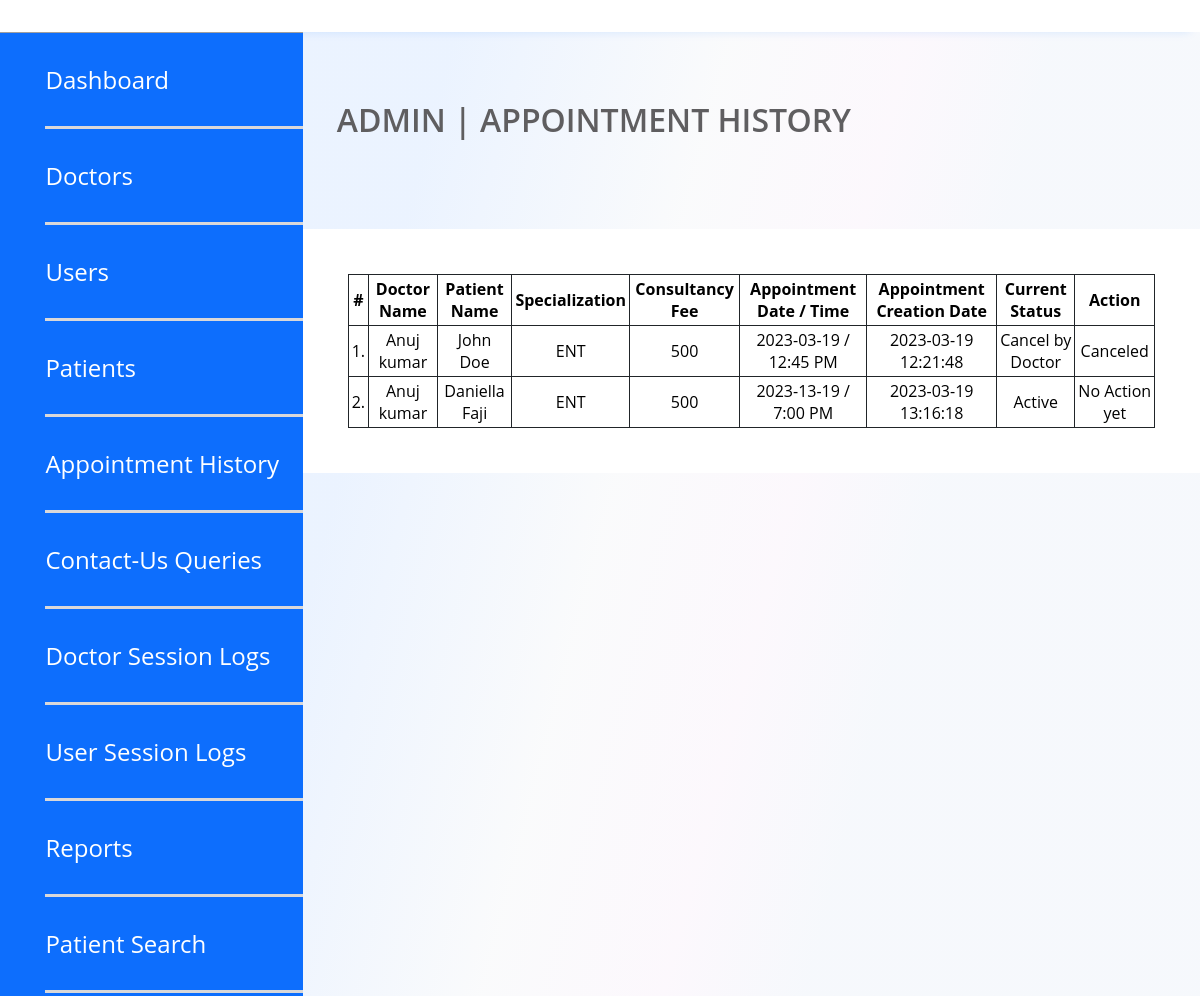
Screenshot of /pages/admin/appointment-history.php (signed in) with the database file from the repository.
### tables this page shows
CREATE TABLE `appointment` (
  `id` int(11) NOT NULL,
  `doctorSpecialization` varchar(255) DEFAULT NULL,
  `doctorId` int(11) DEFAULT NULL,
  `userId` int(11) DEFAULT NULL,
  `consultancyFees` int(11) DEFAULT NULL,
  `appointmentDate` varchar(255) DEFAULT NULL,
  `appointmentTime` varchar(255) DEFAULT NULL,
  `postingDate` timestamp NULL DEFAULT current_timestamp(),
  `userStatus` int(11) DEFAULT NULL,
  `doctorStatus` int(11) DEFAULT NULL,
  `updationDate` timestamp NULL DEFAULT NULL ON UPDATE current_timestamp()
);

CREATE TABLE `doctors` (
  `id` int(11) NOT NULL,
  `specilization` varchar(255) DEFAULT NULL,
  `doctorName` varchar(255) DEFAULT NULL,
  `address` longtext DEFAULT NULL,
  `docFees` varchar(255) DEFAULT NULL,
  `contactno` bigint(11) DEFAULT NULL,
  `docEmail` varchar(255) DEFAULT NULL,
  `password` varchar(255) DEFAULT NULL,
  `creationDate` timestamp NULL DEFAULT current_timestamp(),
  `updationDate` timestamp NULL DEFAULT NULL ON UPDATE current_timestamp()
);

CREATE TABLE `users` (
  `id` int(11) NOT NULL,
  `fullName` varchar(255) DEFAULT NULL,
  `address` longtext DEFAULT NULL,
  `city` varchar(255) DEFAULT NULL,
  `gender` varchar(255) DEFAULT NULL,
  `email` varchar(255) DEFAULT NULL,
  `password` varchar(255) DEFAULT NULL,
  `regDate` timestamp NULL DEFAULT current_timestamp(),
  `updationDate` timestamp NULL DEFAULT NULL ON UPDATE current_timestamp()
);

### pages/admin/appointment-history.php (the view, shortened to what this page needs)
<?php
include('include/config.php');
if(strlen($_SESSION['id']==0)) {
 header('location:logout.php');
  } else{
?>
<!DOCTYPE html>
<html lang="en">
	<head>
	<link rel="stylesheet" type="text/css" href="../../styles/style.css">
	</head>
	<body>
	<header>
		<div class="NavigationDash">
	</header>
	<section class="DashboardContainer">
	<aside class="PatientAside">
		<div>
			<a href="dashboard.php">Dashboard</a>
			<a href="doctors.php">Doctors</a>
			<a href="manage-users.php">Users</a>
			<a href="manage-patient.php">Patients</a>
			<a href="appointment-history.php">Appointment History</a>
			<a href="contactus-queries.php">Contact-Us Queries</a>
			<a href="doctor-logs.php">Doctor Session Logs</a>
			<a href="user-logs.php">User Session Logs</a>
			<a href="between-dates-reports.php">Reports</a>
			<a href="patient-search.php">Patient Search</a>
		</div>
	</aside>
	<main class="DashboardMain">
		<h1>ADMIN | APPOINTMENT HISTORY</h1>
		<section>
			<div style="overflow-x:auto; table-layout: fixed; width: 100%;">
			<table class="table table-hover" id="sample-table-1">
				<thead>
					<tr>
						<th class="center">#</th>
						<th class="hidden-xs">Doctor Name</th>
						<th>Patient Name</th>
						<th>Specialization</th>
						<th>Consultancy Fee</th>
						<th>Appointment Date / Time </th>
						<th>Appointment Creation Date  </th>
						<th>Current Status</th>
						<th>Action</th>
					</tr>
				</thead>
				<tbody>
				<?php
				$sql=mysqli_query($con,"select doctors.doctorName as docname,users.fullName as pname,appointment.*  from appointment join doctors on doctors.id=appointment.doctorId join users on users.id=appointment.userId ");
				$cnt=1;
				while($row=mysqli_fetch_array($sql))
				{
				?>
					<tr>
						<td class="center"><?php echo $cnt;?>.</td>
						<td class="hidden-xs"><?php echo $row['docname'];?></td>
						<td class="hidden-xs"><?php echo $row['pname'];?></td>
						<td><?php echo $row['doctorSpecialization'];?></td>
						<td><?php echo $row['consultancyFees'];?></td>
						<td><?php echo $row['appointmentDate'];?> / <?php echo
						 $row['appointmentTime'];?>
						</td>
						<td><?php echo $row['postingDate'];?></td>
						<td>
								<?php if(($row['userStatus']==1) && ($row['doctorStatus']==1))
								{
									echo "Active";
								}
								if(($row['userStatus']==1) && ($row['doctorStatus']==0))
								{
									echo "Cancel by Doctor";
								}
							?>
							</td>
							<td >
							<?php if(($row['userStatus']==1) && ($row['doctorStatus']==1))
							{
								echo "No Action yet";
							} else {
								echo "Canceled";
							} ?>
						</td>
					</tr>
					<?php $cnt=$cnt+1;} ?>
					</tbody>
			</table>
		</div>
	</section>
</main>
</section>
	</body>
</html>
<?php } ?>

### styles/style.css (style rules this page uses)
*, *:before, *:after { box-sizing: border-box; list-style: none; text-decoration: none; margin: 0; padding: 0; font-family: var(--font-family-base); }
html { scroll-behavior: smooth; }
:root { --color-primary: #0D6EFD; --color-black: #212529; --color-white: #ffffff; --color-secondary: #992EDA; --text-color: var(--color-black); --color-background: #FCFCFC; --font-family-base: "Open Sans", "Helvetica Neue", Helvetica, Arial, sans-serif; --font-size-small: 14px; --font-size-medium: 16px; --font-size-large: 24px; --font-size-x-large: 32px; --font-size-xx-large: 56px; --font-weight-regular: 400; --font-weight-semibold: 600; --font-weight-bold: 700; }
.NavigationDash { display: flex; flex-direction: row; justify-content: space-evenly; align-items: center; padding: 16px 0px; gap: 6%; box-shadow: 0px 10px 10px -10px rgba(13, 110, 253, 0.14); }
.DashboardContainer { display: flex; flex-direction: row; min-height: 700px; }
.PatientAside { background-color: var(--color-primary); border-top: 1px solid #9F9FA0; width: 324px !important; }
.PatientAside div { display: flex; flex-direction: column; margin-left: 15%; padding-bottom: 90%; }
.PatientAside a { padding: 30px 0px; border-bottom: 3px solid #D9D8D9; font-weight: var(--font-weight-regular); font-size: 24px; color: var(--color-white); }
.DashboardMain { padding-top: 56px; background: linear-gradient(104.54deg, rgba(13, 110, 253, 0.0826) 13.27%, rgba(199, 207, 219, 0.091) 37.29%, rgba(196, 118, 208, 0.0504) 53.16%, rgba(92, 136, 202, 0.0534391) 65.46%); width: 80%; }
.DashboardMain h1 { padding: 10px; margin-left: 24px; margin-bottom: 78px; color: #5F5E60; font-size: var(--font-size-x-large); font-weight: var(--font-weight-semibold); }
.DashboardMain section { background-color: var(--color-white); padding: 5%; display: flex; flex-direction: row; gap: 38px; }
.table, { font-size: 12pcx; gap: 10px; }
table, th, td { border: 1px solid var(--color-black); border-collapse: collapse; padding: 3px; text-align: center; }
.PatientAside div { display: flex; flex-direction: column; margin-left: 15%; padding-bottom: 1%; }

### rows the page displays
appointment: doctorId.doctorName "Anuj kumar", userId.fullName "John Doe", doctorSpecialization "ENT", consultancyFees "500", appointmentDate "2023-03-19", appointmentTime "12:45 PM", postingDate "2023-03-19 12:21:48", userStatus "Cancel by Doctor"
appointment: doctorId.doctorName "Anuj kumar", userId.fullName "Daniella Faji", doctorSpecialization "ENT", consultancyFees "500", appointmentDate "2023-13-19", appointmentTime "7:00 PM", postingDate "2023-03-19 13:16:18", userStatus "Active"
